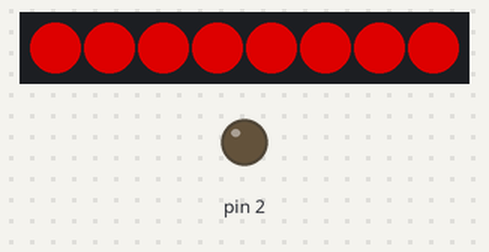
Simulated run of this sketch. Board: Arduino Uno, built with avr-gcc and run on an emulated ATmega328P. On the bench: 8 RGB LEDs in strip order, left to right, output pins drawn as LEDs (lit = HIGH). Dim RGB values are drawn brighter than linear; random numbers use the default seed unless the sketch sets one.

Above: at 0.1 s.
At 13.8 s:
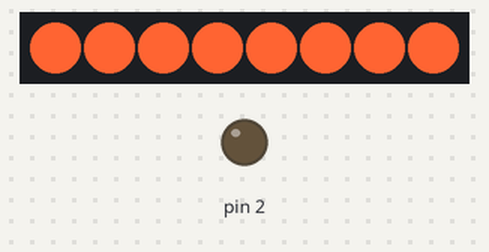
At 21.03 s:
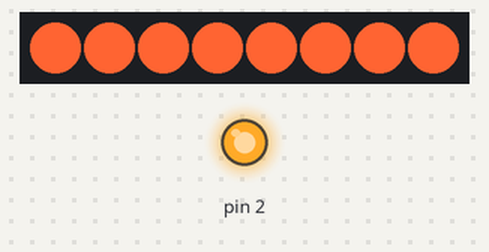
At 39.87 s:
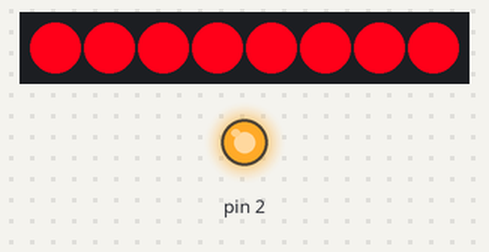
Timing chart, 0 to 40.0 s (numbered marks = the images above):
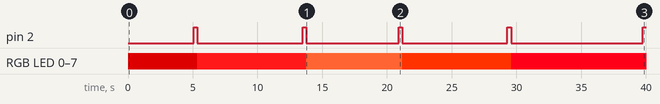

The sketch:

simple.ino
```cpp
#include <Adafruit_NeoPixel.h>
#ifdef __AVR__
  #include <avr/power.h>
#endif

#define PIN            5

#define NUMPIXELS      8

Adafruit_NeoPixel pixels = Adafruit_NeoPixel(NUMPIXELS, PIN, NEO_GRB + NEO_KHZ800);

int delayval = 500; // delay for half a second

unsigned long blinkCounter = 0;
unsigned long blinkTarget = 5;

#define baseTarget  5

void setup() {

  pinMode(2, OUTPUT);

  pixels.begin();

  for(int i=0;i<NUMPIXELS;i++){
    pixels.setPixelColor(i, pixels.Color(150,0,0)); // Set all NeoPixels to red.
  }

  pixels.show();

}

void loop() {

  blinkCounter += 1;

  if (blinkCounter == (blinkTarget * 1000)) {

    blink();

  }

  digitalWrite(2, 0);

  delay(1);

}

void blink() {

  blinkCounter = 0;                //Reset timer

  for (unsigned long x = 0 ; x < 75000 ; x++) {

    digitalWrite(2, 1);              //Pulse the motor

  }

  digitalWrite(2, 0);              //Motor off

  changeColor(255, random(6) * 25, random(6) * 25);  //Change the color (always has some red)

  blinkTarget = baseTarget + random(10);                 //baseTarget + random(10);

}


void changeColor(unsigned char redx, unsigned char greenx, unsigned char bluex) {

  for(int i=0;i<NUMPIXELS;i++){

    pixels.setPixelColor(i, pixels.Color(redx, greenx, bluex));

  }

  pixels.show();

}
```

Measured:
- by itself, pin 2: LOW → HIGH at 5.1 s, → LOW 0.29 s later, → HIGH 8.1 s later, → LOW 0.29 s later, … (9 changes in this stretch)
- by itself, RGB LED 0–7: off → RGB(150, 0, 0) at 0.00 s, → RGB(255, 25, 25) 5.4 s later, → RGB(255, 100, 50) 8.4 s later, → RGB(255, 50, 0) 7.4 s later, … (5 changes in this stretch)
